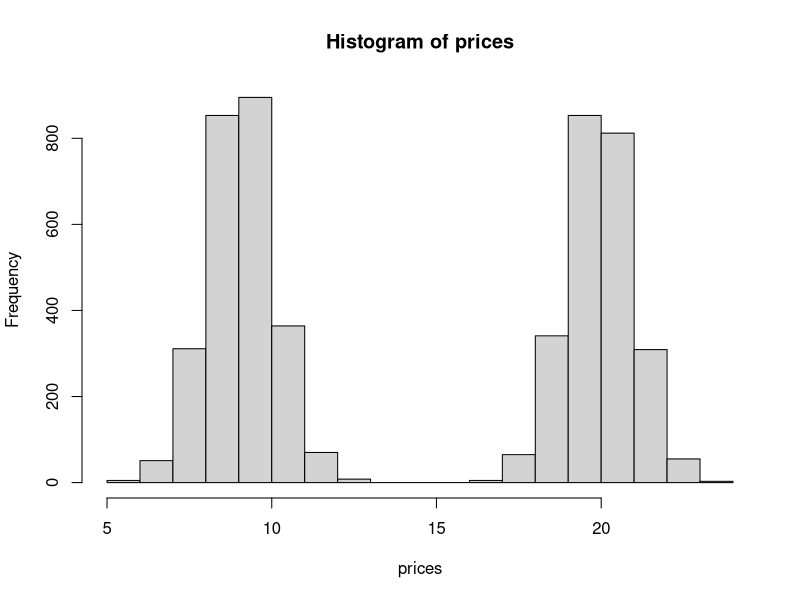
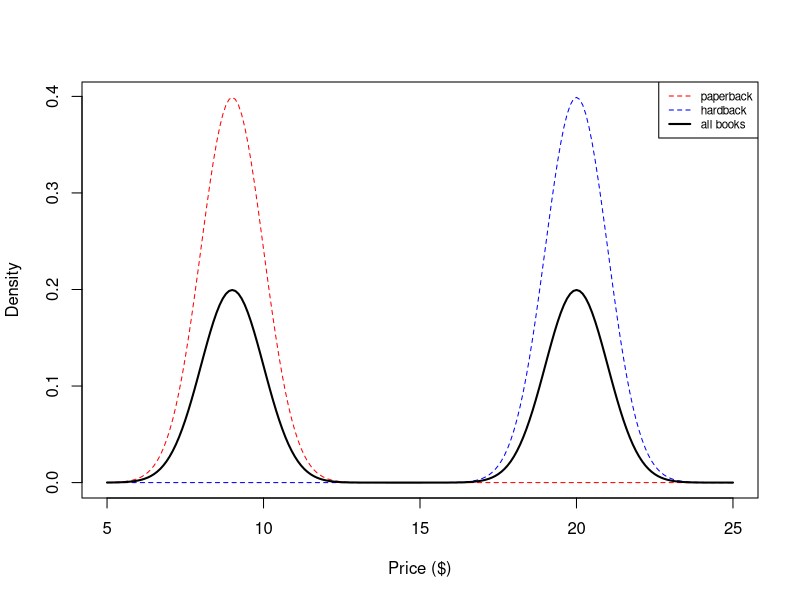
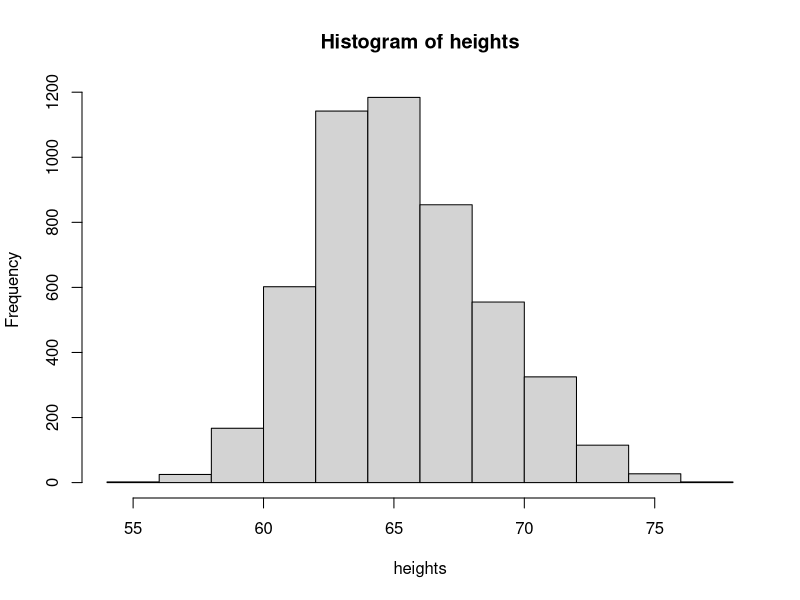
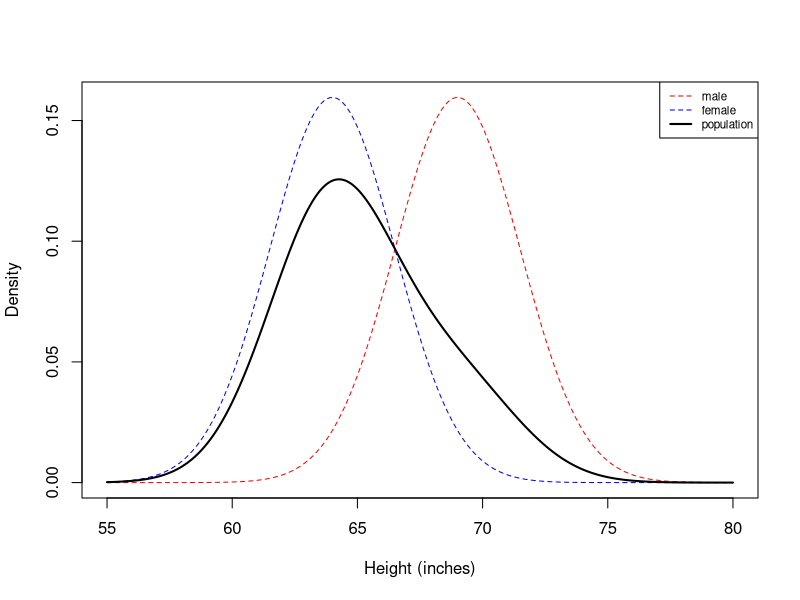
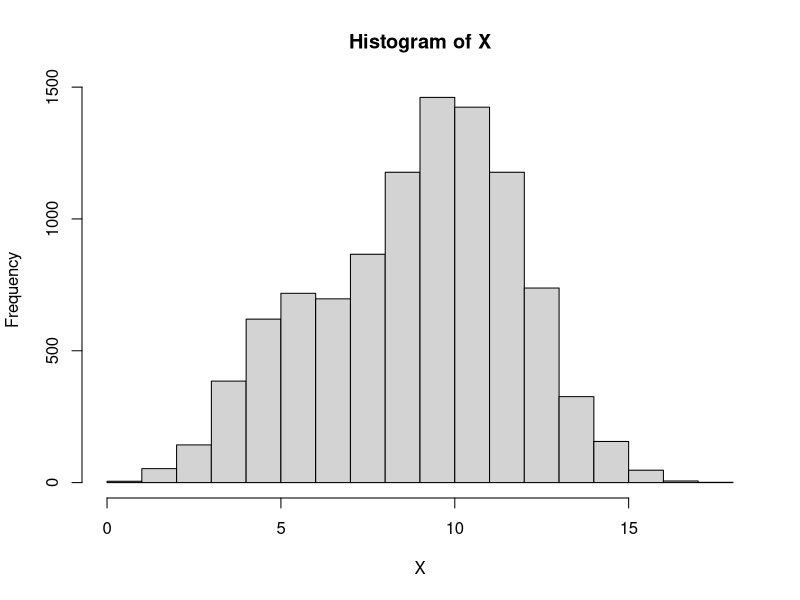
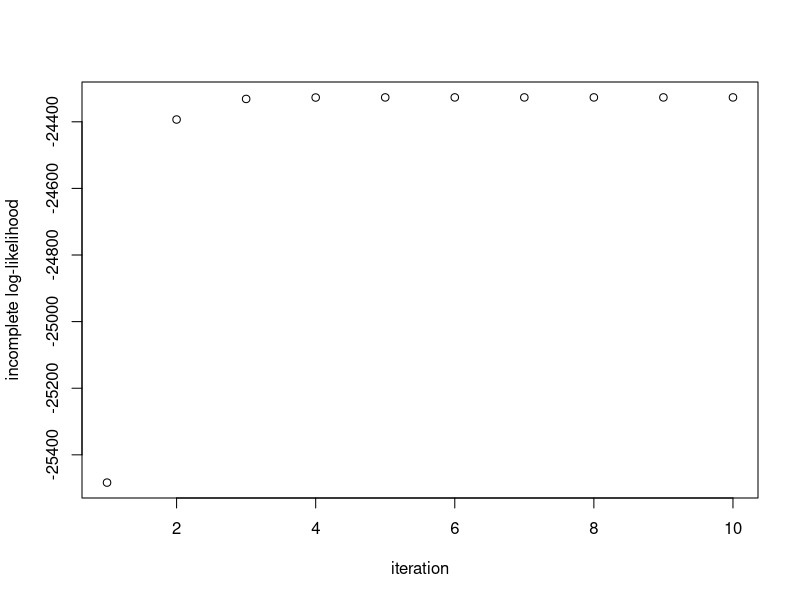

The R script that drew these images, in order:
## ---- chunk 1
numSamples <- 5000
prices      <- numeric(numSamples)
for(i in seq_len(numSamples)) {
  # draw latent component
  z.i <- rbinom(1,1,0.5)
  # two conditions for each normal distribution based upon the latent component
  if(z.i == 0) prices[i] <- rnorm(1, mean = 9, sd = 1)
  else prices[i] <- rnorm(1, mean = 20, sd = 1)
}
hist(prices)
## ---- chunk 2
mu.pb   <- 9
sd.pb   <- 1
mu.hb   <- 20
sd.hb   <- 1

sample.pts <- seq(5, 25, by=0.1)
density_pb   <- dnorm(sample.pts, mean=mu.pb, sd=sd.pb)
density_hb <- dnorm(sample.pts, mean=mu.hb, sd=sd.hb)

plot(sample.pts, density_pb, col='red', type='l', xlab="Price ($)", ylab="Density", lty=2)
lines(sample.pts, density_hb, col='blue', type='l', lty=2)
lines(sample.pts, .5*density_hb + .5*density_pb, col='black', type='l', lwd=2)

legend('topright', c('paperback', 'hardback', 'all books'), col=c('red', 'blue', 'black'), lty=c(2,2,1), lwd=c(1,1,2), cex=0.7)
## ---- chunk 3
numSamples <- 5000
heights      <- numeric(numSamples)
for(i in seq_len(numSamples)) {
  z.i <- rbinom(1,1,0.75)
  if(z.i == 0) heights[i] <- rnorm(1, mean = 69, sd = 2.5)
  else heights[i] <- rnorm(1, mean = 64, sd = 2.5)
}
hist(heights)
## ---- chunk 4
mu.male   <- 69
sd.male   <- 2.5
mu.female <- 64
sd.female <- 2.5

sample.pts     <- seq(55, 80, by=0.1)
density_male   <- dnorm(sample.pts, mean=mu.male, sd=sd.male)
density_female <- dnorm(sample.pts, mean=mu.female, sd=sd.female)

plot(sample.pts, density_male, col='red', type='l', xlab="Height (inches)", ylab="Density", lty=2)
lines(sample.pts, density_female, col='blue', type='l', lty=2)
lines(sample.pts, .75*density_female + .25*density_male, col='black', type='l', lwd=2)

legend('topright', c('male', 'female', 'population'), col=c('red', 'blue', 'black'), lty=c(2,2,1), lwd=c(1,1,2), cex=0.7)
## ---- chunk 5
# set mu and sigma
mu.true    = c(5, 10)
sigma.true = c(1.5, 2)

# Calculate Z
Z = rbinom(500, 1, 0.75)

# sample values from the mixture model 
X <- rnorm(10000, mean=mu.true[Z+1], sd=sigma.true[Z+1])
hist(X,breaks=15)
## ---- chunk 6
# code from Matt Bonakdarpour
# todo: re-write this 
compute.log.lik <- function(L, w) {
  L[,1] = L[,1]*w[1]
  L[,2] = L[,2]*w[2]
  return(sum(log(rowSums(L))))
}

L = matrix(NA, nrow=length(X), ncol= 2)
L[, 1] = dnorm(X, mean=mu.true[1], sd = sigma.true[1])
L[, 2] = dnorm(X, mean=mu.true[2], sd = sigma.true[2])
## ---- chunk 7
# code from Matt Bonakdarpour
# todo: improve the code and move over 
# to package functionality
mixture.EM <- function(w.init, L) {
  
  w.curr <- w.init
  
  # store log-likehoods for each iteration
  log_liks <- c()
  ll       <- compute.log.lik(L, w.curr)
  log_liks <- c(log_liks, ll)
  delta.ll <- 1
  
  while(delta.ll > 1e-5) {
    w.curr   <- EM.iter(w.curr, L)
    ll       <- compute.log.lik(L, w.curr)
    log_liks <- c(log_liks, ll)
    delta.ll <- log_liks[length(log_liks)]  - log_liks[length(log_liks)-1]
  }
  return(list(w.curr, log_liks))
}

EM.iter <- function(w.curr, L, ...) {
  
  # E-step: compute E_{Z|X,w0}[I(Z_i = k)]
  z_ik <- L
  for(i in seq_len(ncol(L))) {
    z_ik[,i] <- w.curr[i]*z_ik[,i]
  }
  z_ik     <- z_ik / rowSums(z_ik)
  
  # M-step
  w.next   <- colSums(z_ik)/sum(z_ik)
  return(w.next)
}
## ---- chunk 8
#perform EM
ee <- mixture.EM(w.init=c(0.5,0.5), L)
print(paste("Estimate = (", round(ee[[1]][1],2), ",", 
            round(ee[[1]][2],2), ")", sep=""))
## ---- chunk 9
plot(ee[[2]], ylab='incomplete log-likelihood', xlab='iteration')
